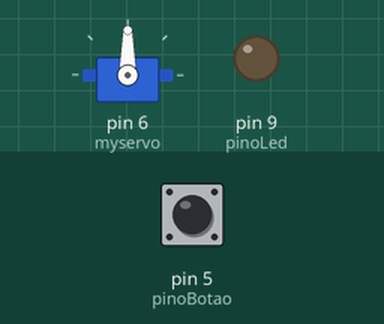
This sketch was run on a simulated Arduino Uno, built with avr-gcc and run on an emulated ATmega328P. Parts: servo, output pins drawn as LEDs (lit = HIGH). Inputs (shaded band) come from the test bench; at power-on: pin 5 (pinoBotao) LOW. What the sketch prints to the serial monitor is not drawn.

Above: at 1.2 s.
1.3 s: pin 5 (pinoBotao) pulled HIGH for 0.15 s
At 4.23 s:
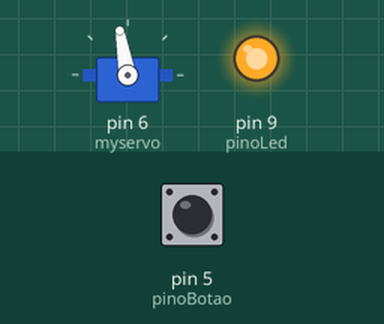
4.4 s: pin 5 (pinoBotao) pulled HIGH for 1 s
At 7.6 s:
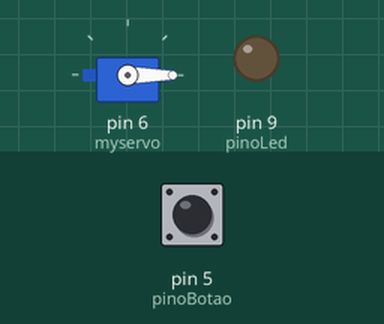
8.4 s: pin 5 (pinoBotao) pulled HIGH for 3.2 s
At 10.9 s:
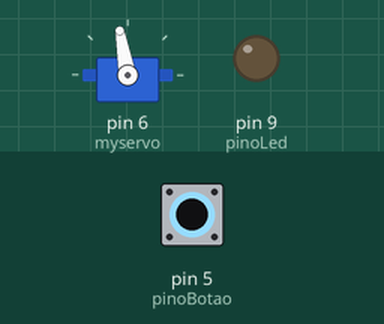
Timing chart, 0 to 12.7 s (numbered marks = the images above; inputs shaded):
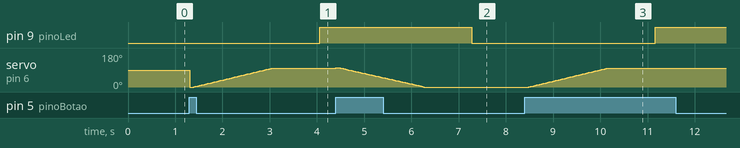

The sketch:

Aula10_Acender_Luz_Botao_e_servo.ino
```cpp
#include <Servo.h>

Servo myservo;

const int pinoLed = 9;
const int pinoBotao = 5;
int pressionadoAnterior = 0;
int ligado = 0;
int pos;    // variable to store the servo position
int pos2;
int guardaState2;

void setup() {
  Serial.begin(9600);
  myservo.attach(6);
  while (!Serial) {}
  pinMode (pinoLed, OUTPUT);
  pinMode (pinoBotao, INPUT);
}

void loop() {
  int pressionado = digitalRead(pinoBotao);
  // caso o botao nao estava pressionado no instante anterior
  // && é o AND (E)
  Serial.println(pressionado);
  if (pressionado && (pressionadoAnterior == LOW)) {
    acionaPortao(ligado);
    delay(1000);
    ligado = 1 - ligado;
    digitalWrite(pinoLed, ligado);


  }
  //digitalWrite(pinoLed, ligado);
  //acionaPortao(ligado);
  pressionadoAnterior = pressionado;
}

void acionaPortao(int direcao) {
  // Abrir Portao : direcao = 1

  if (direcao == 0) {
    for (pos = 0; pos <= 100; pos += 1) { // goes from 0 degrees to 180 degrees
      myservo.write(pos);

      Serial.println("Portao Abrindo");
      Serial.flush();
    }
    guardaState2 = guardaState2 + 1;
    Serial.println("Portao Aberto");
  }
  // Fechar Portao
  else if (direcao == 1)  {
    for (pos2 = pos; pos2 >= 0; pos2--) { // goes from 180 degrees to 0 degrees
      myservo.write(pos2);  // waits 15ms for the servo to reach the position
      Serial.println("Portao Fechando");
      Serial.flush();
    }
    guardaState2 = guardaState2 - 1;
    Serial.println("Portao Fechado");
  }
}
```

Measured:
- after the input at 1.3 s, pin 9 (pinoLed): LOW → HIGH after 2.8 s
- after the input at 4.4 s, pin 9 (pinoLed): HIGH → LOW after 2.9 s
- after the input at 8.4 s, pin 9 (pinoLed): LOW → HIGH after 2.8 s; servo on pin 6 (myservo): moves from 0° to 100° over 1.7 s, starting after 0.09 s
